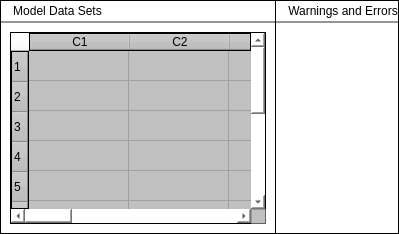
        <widget class="QFrame" name="frame_3">
         <property name="minimumSize">
          <size>
           <width>0</width>
           <height>40</height>
          </size>
         </property>
         <property name="maximumSize">
          <size>
           <width>16777215</width>
           <height>280</height>
          </size>
         </property>
         <property name="styleSheet">
          <string notr="true">background-color: rgb(0, 0, 0);</string>
         </property>
         <property name="frameShape">
          <enum>QFrame::StyledPanel</enum>
         </property>
         <property name="frameShadow">
          <enum>QFrame::Raised</enum>
         </property>
         <layout class="QHBoxLayout" name="horizontalLayout_11">
          <property name="spacing">
           <number>1</number>
          </property>
          <property name="leftMargin">
           <number>0</number>
          </property>
          <property name="topMargin">
           <number>0</number>
          </property>
          <property name="rightMargin">
           <number>0</number>
          </property>
          <property name="bottomMargin">
           <number>0</number>
          </property>
          <item>
           <widget class="QFrame" name="frame_40">
            <property name="minimumSize">
             <size>
              <width>40</width>
              <height>0</height>
             </size>
            </property>
            <property name="maximumSize">
             <size>
              <width>1169</width>
              <height>16777215</height>
             </size>
            </property>
            <property name="styleSheet">
             <string notr="true">background-color: rgb(149, 149, 149);
border: none;</string>
            </property>
            <property name="frameShape">
             <enum>QFrame::StyledPanel</enum>
            </property>
            <property name="frameShadow">
             <enum>QFrame::Raised</enum>
            </property>
            <layout class="QVBoxLayout" name="verticalLayout_32">
             <property name="spacing">
              <number>2</number>
             </property>
             <property name="leftMargin">
              <number>0</number>
             </property>
             <property name="topMargin">
              <number>0</number>
             </property>
             <property name="rightMargin">
              <number>0</number>
             </property>
             <property name="bottomMargin">
              <number>0</number>
             </property>
             <item>
              <widget class="QFrame" name="frame_42">
               <property name="minimumSize">
                <size>
                 <width>0</width>
                 <height>20</height>
                </size>
               </property>
               <property name="maximumSize">
                <size>
                 <width>16777215</width>
                 <height>20</height>
                </size>
               </property>
               <property name="styleSheet">
                <string notr="true">background-color: rgb(255, 255, 255);</string>
               </property>
               <property name="frameShape">
                <enum>QFrame::StyledPanel</enum>
               </property>
               <property name="frameShadow">
                <enum>QFrame::Raised</enum>
               </property>
               <layout class="QVBoxLayout" name="verticalLayout_33">
                <property name="spacing">
                 <number>0</number>
                </property>
                <property name="leftMargin">
                 <number>0</number>
                </property>
                <property name="topMargin">
                 <number>0</number>
                </property>
                <property name="rightMargin">
                 <number>0</number>
                </property>
                <property name="bottomMargin">
                 <number>0</number>
                </property>
                <item alignment="Qt::AlignLeft|Qt::AlignVCenter">
                 <widget class="QFrame" name="frame_44">
                  <property name="frameShape">
                   <enum>QFrame::StyledPanel</enum>
                  </property>
                  <property name="frameShadow">
                   <enum>QFrame::Raised</enum>
                  </property>
                  <layout class="QVBoxLayout" name="verticalLayout_34">
                   <property name="spacing">
                    <number>0</number>
                   </property>
                   <property name="leftMargin">
                    <number>12</number>
                   </property>
                   <property name="topMargin">
                    <number>0</number>
                   </property>
                   <property name="rightMargin">
                    <number>0</number>
                   </property>
                   <property name="bottomMargin">
                    <number>0</number>
                   </property>
                   <item>
                    <widget class="QPushButton" name="pushButton_17">
                     <property name="text">
                      <string>Model Data Sets</string>
                     </property>
                     <property name="icon">
                      <iconset>
                       <normaloff>../1111/IMAGES/icons8-health-data-50.png</normaloff>../1111/IMAGES/icons8-health-data-50.png</iconset>
                     </property>
                    </widget>
                   </item>
                  </layout>
                 </widget>
                </item>
               </layout>
              </widget>
             </item>
             <item>
              <widget class="QFrame" name="frame_43">
               <property name="styleSheet">
                <string notr="true">background-color: rgb(255, 255, 255);</string>
               </property>
               <property name="frameShape">
                <enum>QFrame::StyledPanel</enum>
               </property>
               <property name="frameShadow">
                <enum>QFrame::Raised</enum>
               </property>
               <layout class="QVBoxLayout" name="verticalLayout_38">
                <item>
                 <widget class="QTableWidget" name="tableWidget_4">
                  <property name="styleSheet">
                   <string notr="true">border:1px solid;
background-color: rgb(192, 192, 192);</string>
                  </property>
                  <attribute name="horizontalHeaderStretchLastSection">
                   <bool>true</bool>
                  </attribute>
                  <row>
                   <property name="text">
                    <string>1</string>
                   </property>
                  </row>
                  <row>
                   <property name="text">
                    <string>2</string>
                   </property>
                  </row>
                  <row>
                   <property name="text">
                    <string>3</string>
                   </property>
                  </row>
                  <row>
                   <property name="text">
                    <string>4</string>
                   </property>
                  </row>
                  <row>
                   <property name="text">
                    <string>5</string>
                   </property>
                  </row>
                  <row>
                   <property name="text">
                    <string>6</string>
                   </property>
                  </row>
                  <row>
                   <property name="text">
                    <string>7</string>
                   </property>
                  </row>
                  <row>
                   <property name="text">
                    <string>8</string>
                   </property>
                  </row>
                  <row>
                   <property name="text">
                    <string>9</string>
                   </property>
                  </row>
                  <row>
                   <property name="text">
                    <string>10</string>
                   </property>
                  </row>
                  <row>
                   <property name="text">
                    <string>12</string>
                   </property>
                  </row>
                  <column>
                   <property name="text">
                    <string>C1</string>
                   </property>
                   <property name="background">
                    <color>
                     <red>0</red>
                     <green>0</green>
                     <blue>0</blue>
                    </color>
                   </property>
                  </column>
                  <column>
                   <property name="text">
                    <string>C2</string>
                   </property>
                  </column>
                  <column>
                   <property name="text">
                    <string>C3</string>
                   </property>
                  </column>
                  <column>
                   <property name="text">
                    <string>C4</string>
                   </property>
                  </column>
                  <column>
                   <property name="text">
                    <string>C5</string>
                   </property>
                  </column>
                  <column>
                   <property name="text">
                    <string>C6</string>
                   </property>
                  </column>
                  <column>
                   <property name="text">
                    <string>C7</string>
                   </property>
                  </column>
                  <column>
                   <property name="text">
                    <string>C8</string>
                   </property>
                  </column>
                  <column>
                   <property name="text">
                    <string>C10</string>
                   </property>
                  </column>
                 </widget>
                </item>
               </layout>
              </widget>
             </item>
            </layout>
           </widget>
          </item>
          <item>
           <widget class="QFrame" name="frame_41">
            <property name="styleSheet">
             <string notr="true">background-color: rgb(149, 149, 149);
border: none;</string>
            </property>
            <property name="frameShape">
             <enum>QFrame::StyledPanel</enum>
            </property>
            <property name="frameShadow">
             <enum>QFrame::Raised</enum>
            </property>
            <layout class="QVBoxLayout" name="verticalLayout_35">
             <property name="spacing">
              <number>2</number>
             </property>
             <property name="leftMargin">
              <number>0</number>
             </property>
             <property name="topMargin">
              <number>0</number>
             </property>
             <property name="rightMargin">
              <number>0</number>
             </property>
             <property name="bottomMargin">
              <number>0</number>
             </property>
             <item>
              <widget class="QFrame" name="frame_45">
               <property name="minimumSize">
                <size>
                 <width>0</width>
                 <height>20</height>
                </size>
               </property>
               <property name="maximumSize">
                <size>
                 <width>16777215</width>
                 <height>20</height>
                </size>
               </property>
               <property name="styleSheet">
                <string notr="true">background-color: rgb(255, 255, 255);</string>
               </property>
               <property name="frameShape">
                <enum>QFrame::StyledPanel</enum>
               </property>
               <property name="frameShadow">
                <enum>QFrame::Raised</enum>
               </property>
               <layout class="QVBoxLayout" name="verticalLayout_36">
                <property name="spacing">
                 <number>0</number>
                </property>
                <property name="leftMargin">
                 <number>0</number>
                </property>
                <property name="topMargin">
                 <number>0</number>
                </property>
                <property name="rightMargin">
                 <number>0</number>
                </property>
                <property name="bottomMargin">
                 <number>0</number>
                </property>
                <item alignment="Qt::AlignLeft|Qt::AlignVCenter">
                 <widget class="QFrame" name="frame_47">
                  <property name="frameShape">
                   <enum>QFrame::StyledPanel</enum>
                  </property>
                  <property name="frameShadow">
                   <enum>QFrame::Raised</enum>
                  </property>
                  <layout class="QVBoxLayout" name="verticalLayout_37">
                   <property name="spacing">
                    <number>0</number>
                   </property>
                   <property name="leftMargin">
                    <number>12</number>
                   </property>
                   <property name="topMargin">
                    <number>0</number>
                   </property>
                   <property name="rightMargin">
                    <number>0</number>
                   </property>
                   <property name="bottomMargin">
                    <number>0</number>
                   </property>
                   <item>
                    <widget class="QPushButton" name="pushButton_18">
                     <property name="text">
                      <string>Warnings and Errors</string>
                     </property>
                     <property name="icon">
                      <iconset>
                       <normaloff>../1111/IMAGES/error.png</normaloff>../1111/IMAGES/error.png</iconset>
                     </property>
                    </widget>
                   </item>
                  </layout>
                 </widget>
                </item>
               </layout>
              </widget>
             </item>
             <item>
              <widget class="QFrame" name="frame_46">
               <property name="styleSheet">
                <string notr="true">background-color: rgb(255, 255, 255);</string>
               </property>
               <property name="frameShape">
                <enum>QFrame::StyledPanel</enum>
               </property>
               <property name="frameShadow">
                <enum>QFrame::Raised</enum>
               </property>
              </widget>
             </item>
            </layout>
           </widget>
          </item>
         </layout>
        </widget>
